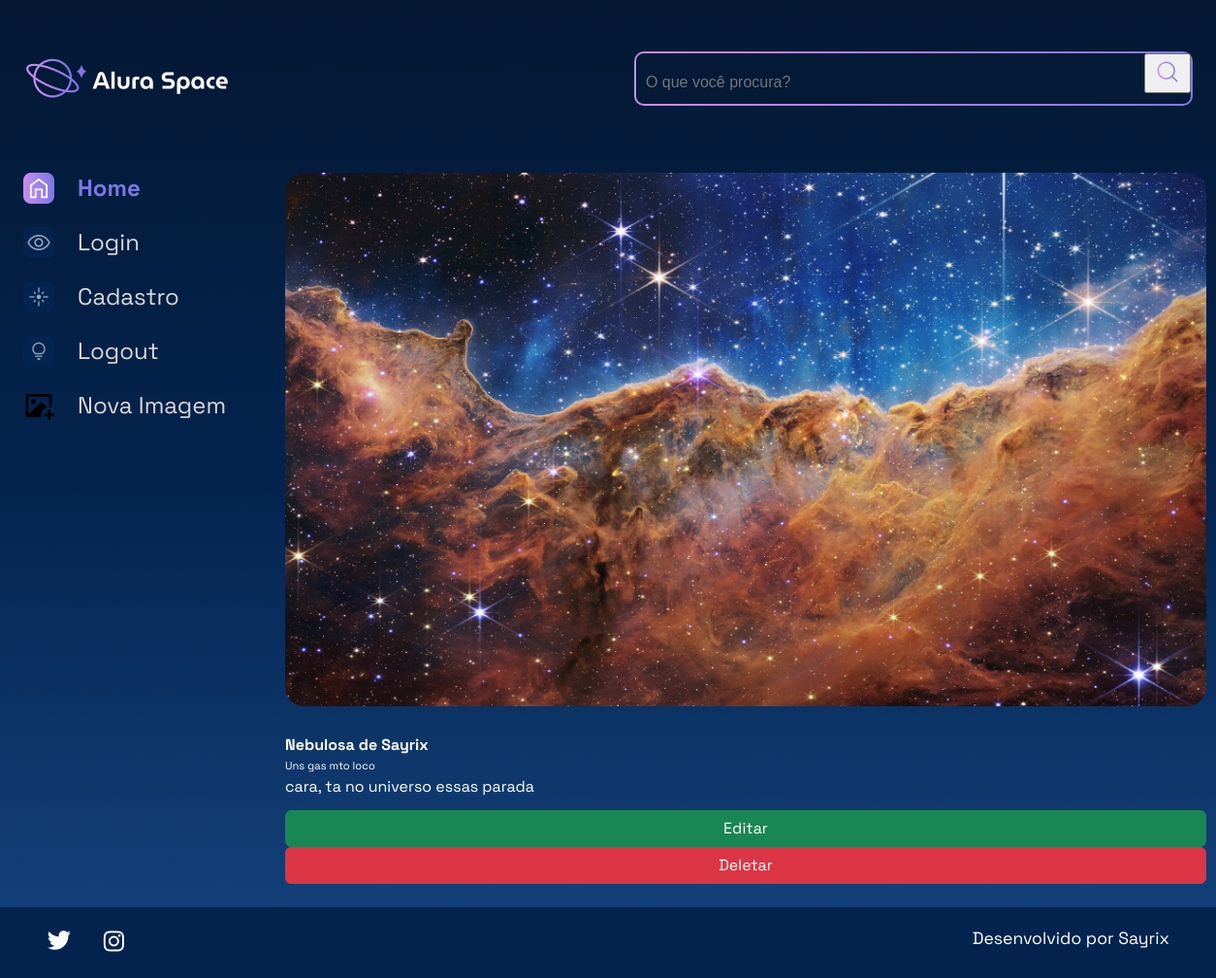
Page /imagem/1 on the committed database.
### apps/galeria/models.py (models this page shows, shortened)
class Fotografia(models.Model):
    OPCOES_CATEGORIA = [
        ("NEBULOSA", "Nebulosa"),
        ("ESTRELA", "Estrela"),
        ("GALÁXIA", "Galáxia"),
        ("PLANETA", "Planeta"),
    ]
    nome = models.CharField(max_length=100,null=False,blank=False)
    legenda = models.CharField(max_length=200,null=False,blank=False)
    categoria = models.CharField(max_length=100, choices=OPCOES_CATEGORIA, default='')
    descricao = models.TextField(null=False,blank=False)
    foto = models.ImageField(upload_to="fotos/%Y/%m/%d/", blank=True)
    publicada = models.BooleanField(default=True)
    data_fotografia = models.DateTimeField(default=datetime.now, blank=False)
    usuario = models.ForeignKey(
        to=User,
        on_delete=models.SET_NULL,
        null=True,
        blank=False,
        related_name="user",
    )

### apps/galeria/views.py (the view)
# urls.py: path('imagem/<int:foto_id>', imagem, name='imagem'),
def imagem(request, foto_id):
    fotografia = get_object_or_404(Fotografia, pk=foto_id)
    return render(request, 'galeria/imagem.html', {"fotografia": fotografia})

### templates/galeria/imagem.html (shortened to what this page needs)
{% extends 'shared/base.html' %}
{% load static %}
{% block content %}
            <section class="conteudo">
                <section class="imagem">
                    <div class="imagem__conteudo">
                        {% if fotografia.foto == "" or fotografia.foto == null %}
                        <img class="imagem__imagem" src="{% static '/assets/imagens/galeria/Image_not_available.png'%}">
                        {% else %}
                        <img class="imagem__imagem" src="{{ fotografia.foto.url }}">
                        {% endif %}
                        <div class="imagem__info">
                            <div class="imagem__texto">
                                <p class="imagem__titulo">{{ fotografia.nome }}</p>
                                <p class="imagem__descricao">{{ fotografia.legenda}}</p>
                                <p class="imagem__texto">{{ fotografia.descricao }}</p>
                            </div>
                        </div>
                            <a href="{% url 'editar_imagem' fotografia.id %}"><button class="btn btn-success col-12" style="padding: top 5px;">Editar</button></a>
                            <a href="{% url 'deletar_imagem' fotografia.id %}"><button class="btn btn-danger col-12" style="padding: top 5px;">Deletar</button></a>
                    </div>
                </section>
            </section>
        </main>
    </div>
{% endblock %}

### setup/static/styles/style.css (style rules this page uses)
html, body, div, span, applet, object, iframe, h1, h2, h3, h4, h5, h6, p, blockquote, pre, a, abbr, acronym, address, big, cite, code, del, dfn, em, img, ins, kbd, q, s, samp, small, strike, strong, sub, sup, tt, var, b, u, i, center, dl, dt, dd, ol, ul, li, fieldset, form, label, legend, table, caption, tbody, tfoot, thead, tr, th, td, article, aside, canvas, details, embed, figure, figcaption, footer, header, hgroup, menu, nav, output, ruby, section, summary, time, mark, audio, video { margin: 0; padding: 0; border: 0; font-size: 100%; font: inherit; vertical-align: baseline; }
article, aside, details, figcaption, figure, footer, header, hgroup, menu, nav, section { display: block; }
body { line-height: 1; font-family: 'Space Grotesk', sans-serif; min-height: 100vh; background: linear-gradient(#041833,#04244F,#154580); background-repeat: no-repeat; background-position: center; background-size: cover; }
.imagem { display: flex; justify-content: center; align-items: center; }
.imagem__conteudo { background-color: transparent; display: flex; flex-direction: column; border-radius: 20px 20px 0 0; width: 950px; }
.imagem__imagem { width: 100%; border-radius: 20px; }
.imagem__info { font-size: 1.2rem; display: flex; justify-content: space-between; align-items: center; margin-bottom: 1rem; margin-top: 1rem; }
.imagem__texto { display: flex; flex-direction: column; justify-content: space-between; color: #FFFFFF; margin-top: 0.5rem; }
.imagem__titulo { font-weight: bold; line-height: 2rem; color: #FFFFFF; }
.imagem__texto { font-size: 1rem; }
.imagem__descricao { font-size: 0.7rem; }
.col-12 { flex: 0 0 auto; width: 100%; }
.btn { --bs-btn-padding-x: 0.75rem; --bs-btn-padding-y: 0.375rem; --bs-btn-font-family: ; --bs-btn-font-size: 1rem; --bs-btn-font-weight: 400; --bs-btn-line-height: 1.5; --bs-btn-color: #212529; --bs-btn-bg: transparent; --bs-btn-border-width: 1px; --bs-btn-border-color: transparent; --bs-btn-border-radius: 0.375rem; --bs-btn-hover-border-color: transparent; --bs-btn-box-shadow: inset 0 1px 0 rgba(255, 255, 255, 0.15),0 1px 1px rgba(0, 0, 0, 0.075); --bs-btn-disabled-opacity: 0.65; --bs-btn-focus-box-shadow: 0 0 0 0.25rem rgba(var(--bs-btn-focus-shadow-rgb), .5); display: inline-block; padding: var(--bs-btn-padding-y) var(--bs-btn-padding-x); font-family: var(--bs-btn-font-family); font-size: var(--bs-btn-font-size); font-weight: var(--bs-btn-font-weight); line-height: var(--bs-btn-line-height); color: var(--bs-btn-color); text-align: center; text-decoration: none; vertical-align: middle; cursor: pointer; -webkit-user-select: none; -moz-user-select: none; user-select: none; border: var(--bs-btn-border-width) solid var(--bs-btn-border-color); border-radius: var(--bs-btn-border-radius); background-color: var(--bs-btn-bg); transition: color .15s ease-in-out,background-color .15s ease-in-out,border-color .15s ease-in-out,box-shadow .15s ease-in-out; }
.btn-success { --bs-btn-color: #fff; --bs-btn-bg: #198754; --bs-btn-border-color: #198754; --bs-btn-hover-color: #fff; --bs-btn-hover-bg: #157347; --bs-btn-hover-border-color: #146c43; --bs-btn-focus-shadow-rgb: 60,153,110; --bs-btn-active-color: #fff; --bs-btn-active-bg: #146c43; --bs-btn-active-border-color: #13653f; --bs-btn-active-shadow: inset 0 3px 5px rgba(0, 0, 0, 0.125); --bs-btn-disabled-color: #fff; --bs-btn-disabled-bg: #198754; --bs-btn-disabled-border-color: #198754; }
.btn-danger { color: #fff; background-color: #dc3545; border-color: #dc3545; }

### rows in the picture
Fotografia: foto (picture), nome "Nebulosa de Sayrix", legenda "Uns gas mto loco", descricao "cara, ta no universo essas parada"
